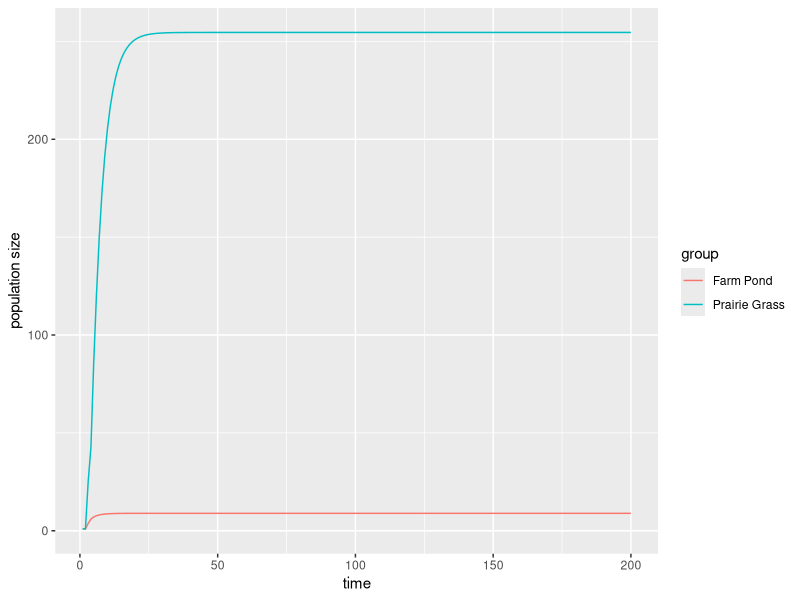
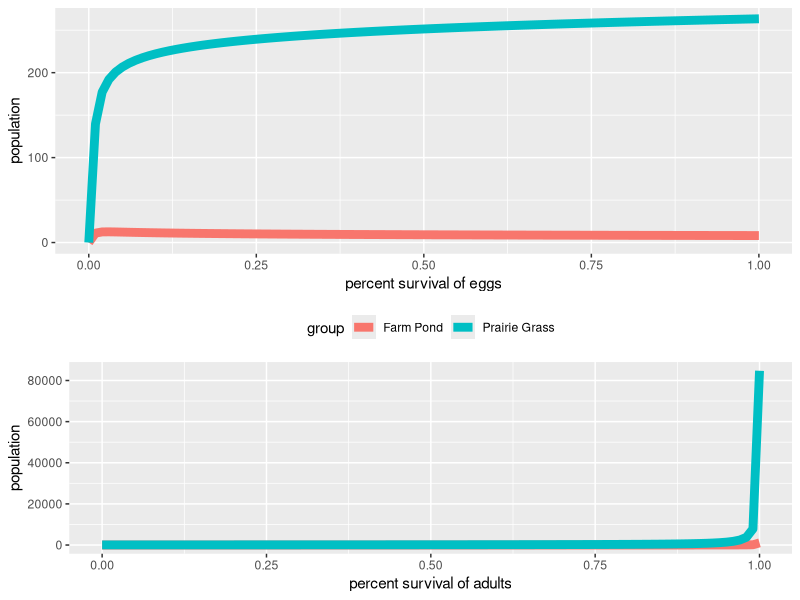

Generate these figures, in order, with R:
## ---- chunk 1
library(xtable)
library(gridExtra)
library(ggplot2)
header <- c("Variable","Farm Pond","Restored Prairie")
dd <- c("density dependent scaling factor",0.0059059, 0.007007007)
gamma <- c("gamma", 1.20, 0.94)

df <- rbind(dd, gamma)
colnames(df) <- header
row.names(df) <- NULL
print(xtable(df, comment=FALSE,caption="Results from Possible Data Model", rownames=FALSE), include.rownames=FALSE,comment=FALSE, caption.placement="top")

## ---- chunk 2
phi = 5000
se = .6
sm = .2
sj = .2
sa = .75
stmax = .8
p = .5
d = .0007007007
gamma = .94
tmax = 200


NGr <- matrix(nrow=2,ncol=tmax)
NGr[,1] <- 1


for(t in 2:tmax){
tt = NGr[2,t-1] * p * phi * se
st = (stmax)/((1+d*tt)^gamma)
ft = p * phi * se * st * sm
mat <- matrix(c(0,sj,ft,sa),ncol=2, nrow=2)
newN <- mat %*% NGr[,t-1]
NGr[,t] <- newN
}


Gr <- as.data.frame(matrix(ncol=2, nrow=200))
Gr[,1] <- seq(1:200)
Gr[,2] <- NGr[2,]
Gr[,3] <- "Prairie Grass"
colnames(Gr) <- c("time","population","group")


phi = 5000
se = .6
sm = .2
sj = .2
sa = .75
stmax = .8
p = .5
d = .0059059
gamma = 1.20
tmax = 200


NPo <- matrix(nrow=2,ncol=tmax)
NPo[,1] <- 1


for(t in 2:tmax){
tt = NPo[2,t-1] * p * phi * se
st = (stmax)/((1+d*tt)^gamma)
ft = p * phi * se * st * sm
mat <- matrix(c(0,sj,ft,sa),ncol=2, nrow=2)
newN <- mat %*% NPo[,t-1]
NPo[,t] <- newN
}

Po <- as.data.frame(matrix(ncol=2, nrow=200))
Po[,1] <- seq(1:200)
Po[,2] <- NPo[2,]
Po[,3] <- "Farm Pond"
colnames(Po) <- c("time","population","group")

dat <- rbind(Gr, Po)

## ---- chunk 3


ggplot()+
  geom_line(data=dat, aes(x=time, y=population, group=group, col=group))+
  ylab("population size")

## ---- chunk 4

####

## Sensativity

####


phi = 5000
se = .6
sm = .2
sj = .2
sa = seq(0,1,by=.01)
stmax = .8
p = .5
d = .0007007007
gamma = .94
tmax = 1000

mat <- matrix(c(0,sj,ft,sa),ncol=2, nrow=2)

NGr <- matrix(nrow=2,ncol=tmax)
NGr[,1] <- 1

savadGr <- as.data.frame(matrix(ncol=3, nrow=length(sa)))
savadGr[,1] <- sa

for(i in 1:length(sa)){
  for(t in 2:tmax){
		tt = NGr[2,t-1] * p * phi * se
		st = (stmax)/((1+d*tt)^gamma)
		ft = p * phi * se * st * sm
		mat <- matrix(c(0,sj,ft,sa[i]),ncol=2, nrow=2)
		newN <- mat %*% NGr[,t-1]
		NGr[,t] <- newN
	}
savadGr[i,2] <- newN[2,]
}

savadGr[,3] <- "Prairie Grass"


###

## egg survival

###


phi = 5000
se = seq(0,1,by=.01)
sm = .2
sj = .2
sa = .75
stmax = .8
p = .5
d = .0007007007
gamma = .94
tmax = 1000

mat <- matrix(c(0,sj,ft,sa),ncol=2, nrow=2)

NGr <- matrix(nrow=2,ncol=tmax)
NGr[,1] <- 1

saveggGr <- as.data.frame(matrix(ncol=3, nrow=length(se)))
saveggGr[,1] <- se

for(i in 1:length(se)){
	for(t in 2:tmax){
		tt = NGr[2,t-1] * p * phi * se[i]
		st = (stmax)/((1+d*tt)^gamma)
		ft = p * phi * se[i] * st * sm
		mat <- matrix(c(0,sj,ft,sa),ncol=2, nrow=2)
		newN <- mat %*% NGr[,t-1]
		NGr[,t] <- newN
	}
saveggGr[i,2] <- newN[2,]
}


saveggGr[,3] <- "Prairie Grass"

## ---- chunk 5


####

## Sensativity

####


phi = 5000
se = .6
sm = .2
sj = .2
sa = seq(0,1,by=.01)
stmax = .8
p = .5
d = .0059059
gamma = 1.20
tmax = 1000

mat <- matrix(c(0,sj,ft,sa),ncol=2, nrow=2)

NPo <- matrix(nrow=2,ncol=tmax)
NPo[,1] <- 1

savadPo <- as.data.frame(matrix(ncol=3, nrow=length(sa)))
savadPo[,1] <- sa

for(i in 1:length(sa)){
  for(t in 2:tmax){
		tt = NPo[2,t-1] * p * phi * se
		st = (stmax)/((1+d*tt)^gamma)
		ft = p * phi * se * st * sm
		mat <- matrix(c(0,sj,ft,sa[i]),ncol=2, nrow=2)
		newN <- mat %*% NPo[,t-1]
		NPo[,t] <- newN
	}
savadPo[i,2] <- newN[2,]
}

savadPo[,3] <- "Farm Pond"



###

## egg survival

###


phi = 5000
se = seq(0,1,by=.01)
sm = .2
sj = .2
sa = .75
stmax = .8
p = .5
d = .0059059
gamma = 1.20
tmax = 1000

mat <- matrix(c(0,sj,ft,sa),ncol=2, nrow=2)

NPo <- matrix(nrow=2,ncol=tmax)
NPo[,1] <- 1

saveggPo <- as.data.frame(matrix(ncol=3, nrow=length(se)))
saveggPo[,1] <- se

for(i in 1:length(se)){
	for(t in 2:tmax){
		tt = NPo[2,t-1] * p * phi * se[i]
		st = (stmax)/((1+d*tt)^gamma)
		ft = p * phi * se[i] * st * sm
		mat <- matrix(c(0,sj,ft,sa),ncol=2, nrow=2)
		newN <- mat %*% NPo[,t-1]
		NPo[,t] <- newN
	}
saveggPo[i,2] <- newN[2,]
}

saveggPo[,3] <- "Farm Pond"


## ---- chunk 6




eggs <- as.data.frame(rbind(saveggGr, saveggPo))
colnames(eggs) <- c("time", "population","group")
ads <- as.data.frame(rbind(savadGr, savadPo))
colnames(ads) <- c("time", "population","group")
egg <- ggplot()+
      geom_line(data=eggs, aes(x=time, y=population, group=group, colour=group),lwd=3)+
      xlab("percent survival of eggs")+
      theme(legend.position="none")

ad <- ggplot()+
      geom_line(data=ads, aes(x=time, y=population, group=group, colour=group), lwd=3)+
      xlab("percent survival of adults")+
      theme(legend.position="top")

grid.arrange(egg, ad)
